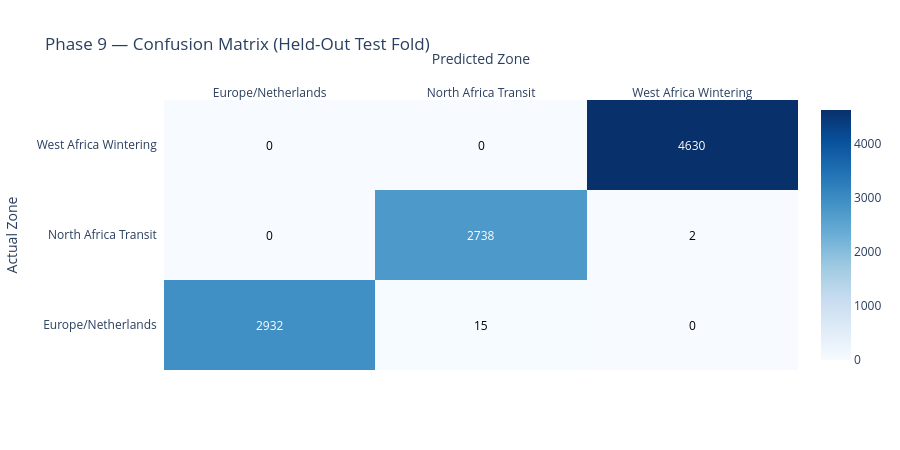

Source (notebook cell):
### Code cell
class_labels = ['Europe/Netherlands', 'North Africa Transit', 'West Africa Wintering']
cm = confusion_matrix(y_test, y_pred)

fig = ff.create_annotated_heatmap(
    z=cm,
    x=class_labels,
    y=class_labels,
    colorscale='Blues',
    showscale=True
)
fig.update_layout(
    title='Phase 9 — Confusion Matrix (Held-Out Test Fold)',
    xaxis_title='Predicted Zone',
    yaxis_title='Actual Zone',
    height=450
)
fig.write_html('phase9_confusion_matrix.html')
fig.show()

print('Confusion matrix (held-out test fold):')
print(pd.DataFrame(cm, index=class_labels, columns=class_labels).to_string())

### Figure 1 — Plotly figure (JSON) as saved in the notebook; plotly's stock layout.template omitted (floating-point values rounded to 4 significant figures)
{"data": [{"colorscale": [[0, "rgb(247,251,255)"], [0.125, "rgb(222,235,247)"], [0.25, "rgb(198,219,239)"], [0.375, "rgb(158,202,225)"], [0.5, "rgb(107,174,214)"], [0.625, "rgb(66,146,198)"], [0.75, "rgb(33,113,181)"], [0.875, "rgb(8,81,156)"], [1, "rgb(8,48,107)"]], "reversescale": false, "showscale": true, "type": "heatmap", "x": ["Europe/Netherlands", "North Africa Transit", "West Africa Wintering"], "y": ["Europe/Netherlands", "North Africa Transit", "West Africa Wintering"], "z": [[2932, 15, 0], [0, 2738, 2], [0, 0, 4630]]}], "layout": {"annotations": [{"font": {"color": "#FFFFFF"}, "showarrow": false, "text": "2932", "x": "Europe/Netherlands", "xref": "x", "y": "Europe/Netherlands", "yref": "y"}, {"font": {"color": "#000000"}, "showarrow": false, "text": "15", "x": "North Africa Transit", "xref": "x", "y": "Europe/Netherlands", "yref": "y"}, {"font": {"color": "#000000"}, "showarrow": false, "text": "0", "x": "West Africa Wintering", "xref": "x", "y": "Europe/Netherlands", "yref": "y"}, {"font": {"color": "#000000"}, "showarrow": false, "text": "0", "x": "Europe/Netherlands", "xref": "x", "y": "North Africa Transit", "yref": "y"}, {"font": {"color": "#FFFFFF"}, "showarrow": false, "text": "2738", "x": "North Africa Transit", "xref": "x", "y": "North Africa Transit", "yref": "y"}, {"font": {"color": "#000000"}, "showarrow": false, "text": "2", "x": "West Africa Wintering", "xref": "x", "y": "North Africa Transit", "yref": "y"}, {"font": {"color": "#000000"}, "showarrow": false, "text": "0", "x": "Europe/Netherlands", "xref": "x", "y": "West Africa Wintering", "yref": "y"}, {"font": {"color": "#000000"}, "showarrow": false, "text": "0", "x": "North Africa Transit", "xref": "x", "y": "West Africa Wintering", "yref": "y"}, {"font": {"color": "#FFFFFF"}, "showarrow": false, "text": "4630", "x": "West Africa Wintering", "xref": "x", "y": "West Africa Wintering", "yref": "y"}], "height": 450, "title": {"text": "Phase 9 — Confusion Matrix (Held-Out Test Fold)"}, "xaxis": {"dtick": 1, "gridcolor": "rgb(0, 0, 0)", "side": "top", "ticks": "", "title": {"text": "Predicted Zone"}}, "yaxis": {"dtick": 1, "ticks": "", "ticksuffix": "  ", "title": {"text": "Actual Zone"}}}}
